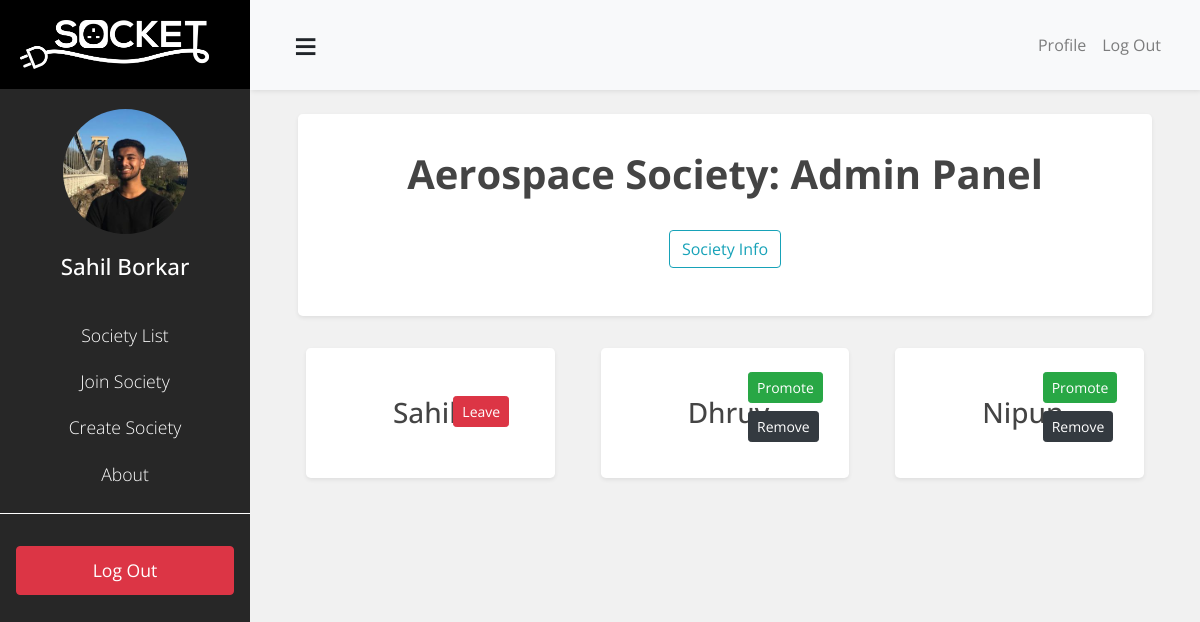
The page /society/921/manage/ (signed in) on the database as committed earlier.
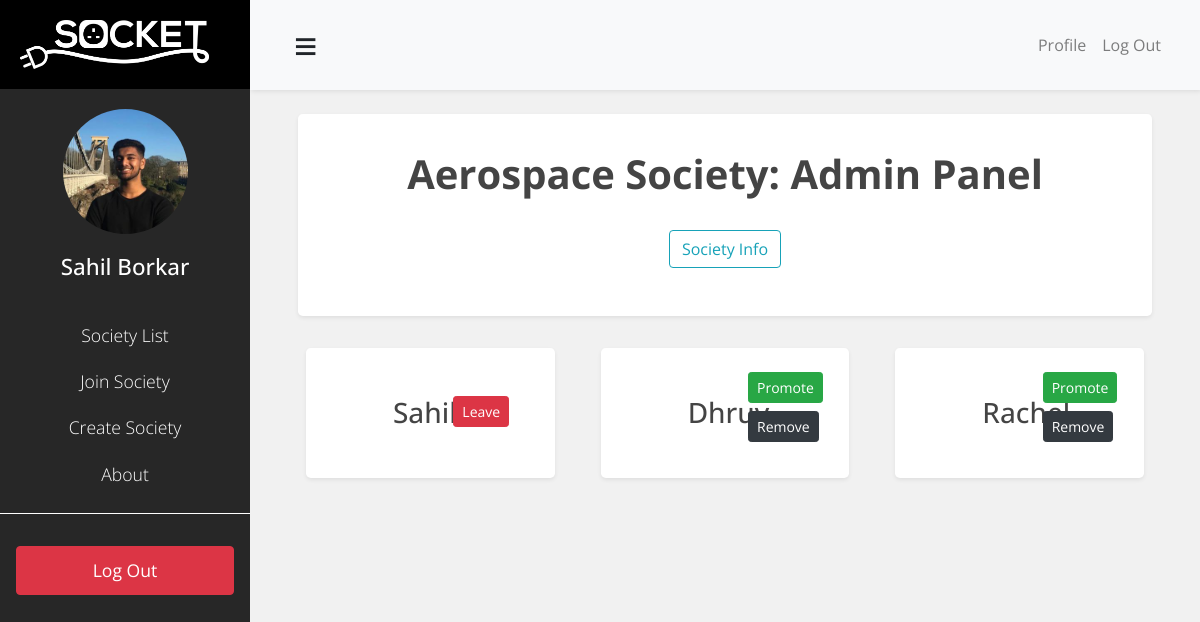
The same page on the database as committed later.
### societies/models.py (models this page shows)
class SocietyMembership(models.Model):
    member = models.ForeignKey(User, related_name='society_membership', on_delete=models.CASCADE)
    society = models.ForeignKey('Society', related_name='society_membership', on_delete=models.CASCADE)
    is_leader = models.BooleanField(default=False)

### blog/views.py (the view, shortened to what this page needs)
# urls.py: path('society/<int:society_id>/manage/', SocietyManageView.as_view(), name='society-manage'),
class SocietyManageView(LoginRequiredMixin, UserPassesTestMixin, ListView):
    model = SocietyMembership
    template_name = 'blog/socmanage.html'
    context_object_name = 'memberships'
    paginate_by = 10
    def test_func(self):
        society = Society.objects.get(pk=self.kwargs.get('society_id'))
        return (society.is_member(self.request.user) and society.user_is_leader(self.request.user))
    def get_queryset(self):
        society = Society.objects.get(pk=self.kwargs.get('society_id'))
        qs = super().get_queryset()
        return qs.filter(society=society)
    def get_context_data(self, **kwargs):
        society = Society.objects.get(pk=self.kwargs.get('society_id'))
        memberships = SocietyMembership.objects.filter(society=society)
        context = super(ListView, self).get_context_data(**kwargs)
        context['society'] = society
        return context

### societies/models.py (called while the page is built)
    def user_is_leader(self, user: User):
        return self.society_membership.filter(is_leader=True, member=user).exists()

    def is_member(self, user: User):
        return self.members.filter(pk=user.id).exists()

### blog/templates/blog/socmanage.html (shortened to what this page needs)
{% extends "blog/base.html" %}
{% block content %}
    <div class="rounded-lg shadow-sm bg-white sochome-banner mb-3">
        <h1 class="sochome-title">{{ society.name }}: Admin Panel</h1>
        <div class="text-center mt-4">
            <a class="btn btn-outline-info mx-2" href="{%url 'society-profile' society_id=society.id%}"> Society Info </a>
        </div>
    </div>
    {% for membership in memberships %}
        {% if forloop.first %}<div class="row">{% endif %}
        <div class="col-sm-4">
        <div class="rounded-lg shadow-sm bg-white socmanage-box row my-3 mx-2">
                <div class="col-sm-6 pt-2">
                    <h3 class="text-left">{{membership.member.first_name}}</h3>
                </div>
                <div class="col-sm-6 text-right pt-2 text-center">
                    <form method='POST'>
                    {% if user == membership.member %}
                        <button name="leave" class="btn btn-sm btn-danger mx-2 mt-4">Leave</button>
                    {% else %}
                        {% if membership.is_leader %}
                            <button type="submit" name="demote" value="{{membership.member.id}}" class="btn btn-sm btn-danger mx-2 mb-2">Demote</button>
                        {% else %}
                            <button type="submit" name="promote" value="{{membership.member.id}}" class="btn btn-sm btn-success mx-2 mb-2">Promote</button>
                        {% endif %}
                            <button type="submit" name="kick" value="{{membership.member.id}}" class="btn btn-sm btn-dark mx-2">Remove</button>
                        {%endif%}
                    </form>
                </div>
        </div>
        </div>
        {% if forloop.counter|divisibleby:3 %}</div><div class="row">{% endif %}
        {% if forloop.last %}</div>{% endif %}
    {% endfor %}
{% endblock content %}

Rows that differ between the two databases and show on the page:
removed SocietyMembership: member.first_name "Nipun"
added SocietyMembership: member.first_name "Rachel"
